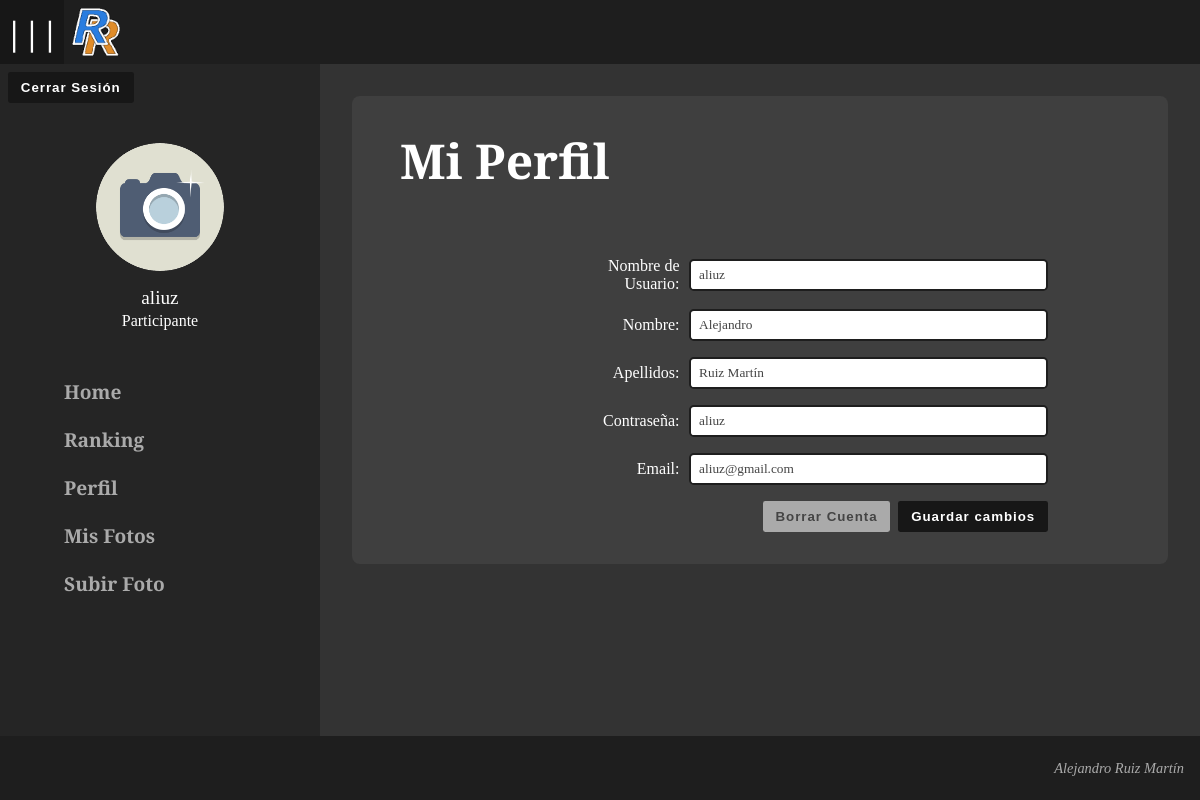
/index.php?id=3 (signed in), run on an earlier commit of the app's database.
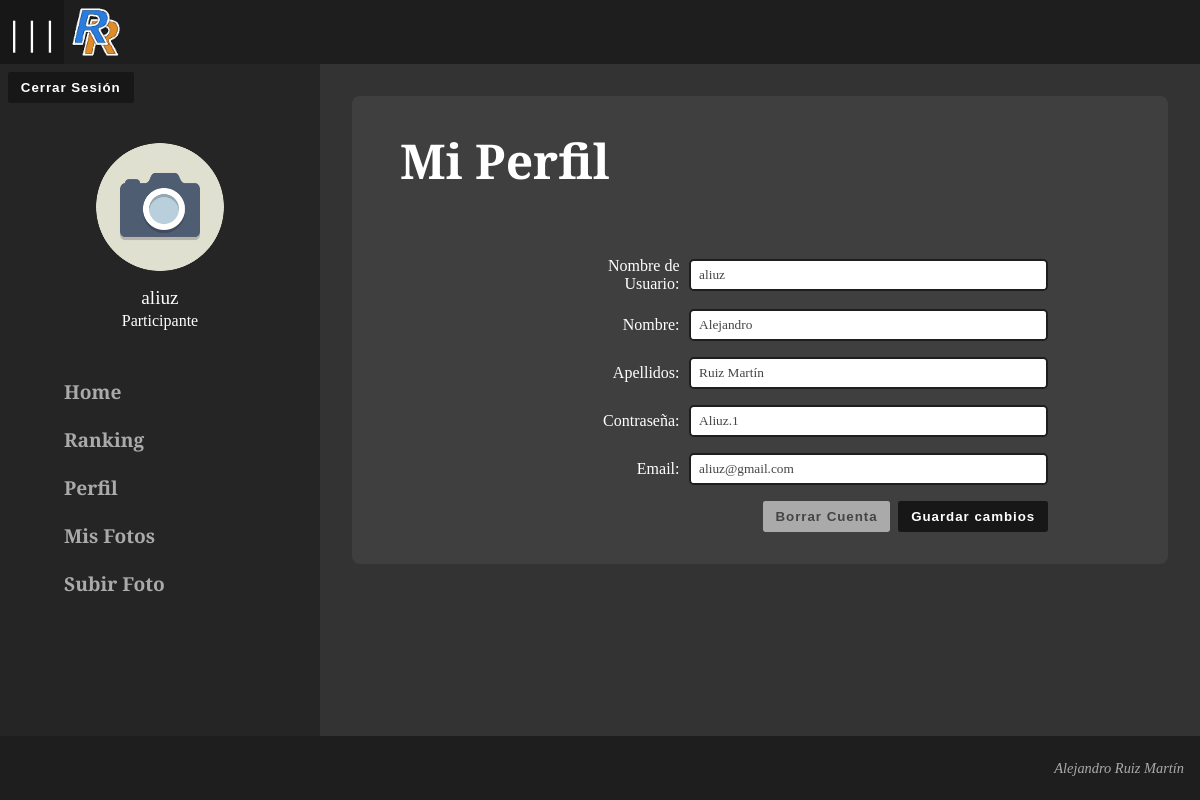
And on a later commit of the database.
### tables this page shows
CREATE TABLE `participantes` (
  `id` int(11) NOT NULL,
  `usuario` varchar(30) DEFAULT NULL,
  `password` varchar(50) DEFAULT NULL,
  `nombre` varchar(50) DEFAULT NULL,
  `apellidos` varchar(150) DEFAULT NULL,
  `email` varchar(320) DEFAULT NULL,
  `fecha_creacion` date DEFAULT NULL,
  `baja` tinyint(1) DEFAULT 0,
  `ultima_actualizacion` datetime DEFAULT NULL,
  `ultimo_usuario` varchar(30) DEFAULT NULL
);

### functions/functions.php (called while the page is built, shortened)
<?php
    require_once("mydb.php");
    require_once("controller.php");
    $sql = array(
        "db" => array(
            "host" => "localhost",
            "user" => "root",
            "pass" => "",
            "db" => "rally_ranking"
        )
    );
    function GetUser(string $usuario) {
        global $sql;
        $mydb = new mydb($sql["db"]);
        $mydb -> querySetter("SELECT * FROM `participantes` WHERE `usuario` COLLATE utf8mb4_bin = '$usuario'");
        $user = $mydb -> fastQuery();
        return($user);
    }
?>

### functions/mydb.php (called while the page is built, shortened)
<?php
    class mydb {
        private ?mysqli $mysqli;
        private ?string $query;
        public function __construct(?array $db = null) {
            $this -> mysqli = new mysqli($db["host"], $db["user"], $db["pass"], $db["db"]) ?? $db;
            $this -> query = '';
        }
        public function querySetter(string $newQuery) {
            $this -> query = $newQuery;
        }
        public function fastQuery() {
            try {
                $this -> result =  $this -> mysqli -> query($this -> query);
                $this -> row = $this -> result -> fetch_object();
                return $this -> row;
            } catch (mysqli_error) {
                echo "<script defer>alert(\"Error al interactuar con la base de datos. Datos:\n\n";
                echo $this -> testVars();
                echo "\");</script>";
            }
        }
        public function __destruct() {
            $this -> mysqli -> kill($this -> mysqli -> thread_id);
        }
    }
?>

### main/profile.php (the view, shortened to what this page needs)
<?php
if (isset($_SESSION['rol'])) {
    if ($_SESSION['rol'] == "Participante"){
        $user_data = GetUser($_SESSION['usuario']);
    } elseif ($_SESSION['rol'] == "Administrador") {
        $user_data = GetUser(GetUserName($_POST['id']));
    }
?>
<div class="card">
    <div class="card-head">
        <span>
            <?php
                if ($_SESSION['rol'] == 'Participante') {
                    echo "Mi Perfil";
                } elseif ($_SESSION['rol'] == 'Administrador') {
                    echo "Perfil de " . $user_data -> nombre . "&nbsp;" . $user_data -> apellidos;
                }
            ?>
        </span>
    </div>
    <div class="card-body">
        <div class="full-body-form max-40-rem">
            <form id="profile-form" method="post">
                <div class="label-input-row-1">
                    <label for="usuario">Nombre&nbsp;de Usuario:</label>
                    <input id="usuario" name="usuario" type="text" value="<?php echo $user_data->usuario;?>" />
                </div>
                <div class="label-input-row-1">
                    <label for="nombre">Nombre:</label>
                    <input id="nombre" name="nombre" type="text" value="<?php echo $user_data->nombre;?>" />
                </div>
                <div class="label-input-row-1">
                    <label for="apellidos">Apellidos:</label>
                    <input id="apellidos" name="apellidos" type="text" value="<?php echo $user_data->apellidos;?>" />
                </div>
                <div class="label-input-row-1">
                    <label for="password">Contraseña:</label>
                    <input id="password" name="password" type="text" value="<?php echo $user_data->password;?>" />
                </div>
                <div class="label-input-row-1">
                    <label for="email">Email:</label>
                    <input id="email" name="email" type="text" value="<?php echo $user_data->email;?>" />
                </div>
                <div class="d-flex justify-content-end column-gap-5">
                    <button class="delete-button" <?php ?>>Borrar Cuenta</button>
                    <button type="submit">Guardar cambios</button>
                </div>
            </form>
        </div>
    </div>
</div>
<?php
} else {
    header("Location:index.php?id=".GetScreenIndex("home"));
}
?>

### index.php (shortened to what this page needs)
<?php
require_once("functions/functions.php");
?>
<!DOCTYPE html>
<html lang="es">
<head>
    <link rel="stylesheet" href="styles/styles.css">
    <link rel="stylesheet" href="styles/rwd.css">
    <link rel="stylesheet" href="styles/palette-dark.css">
    <link rel="stylesheet" href="https://cdnjs.cloudflare.com/ajax/libs/font-awesome/4.7.0/css/font-awesome.min.css">
</head>
<body>
<?php
    Launch("header");
?>
<div class="div-body">
    <?php
        Launch("menu");
    ?>
    <div class="main-section">
        <?php
            Launch($id);
        ?>
    </div>
</div>
<?php
    Launch("footer");
?>
</body>
</html>

### functions/controller.php (shortened to what this page needs)
<?php
$screens = array (
    "1"   => "login",
    "2"   => "sign_in",
    "3"   => "profile",
    "4"   => "home",
    "5"   => "gallery",
    "6"   => "post",
    "7"   => "my_gallery",
    "8"   => "post_status",
    "10"  => "manage_rally",
    "11"  => "manage_requests",
    "12"  => "manage_profiles",
    "13"  => "post_approval",
    "14"  => "ranking",
    "200" => "header",
    "202" => "menu",
    "203" => "footer"
);
function EchoScreenIndex($screen) {
    global $screens;
    echo array_keys($screens,$screen, true)[0]?:"4";
}
function GetScreenIndex($screen) {
    global $screens;
    return array_keys($screens,$screen, true)[0]?:"4";
}
function Launch($screen, $root = "main/", $ext = ".php") {
    global $screens;
    if (in_array($screen, $screens, true)) {
        require_once($root.$screen.$ext);
    } elseif(array_key_exists($screen, $screens) && $screen < 199) {
        require_once($root.$screens[$screen].$ext);
    } else {
        require_once("main/home.php");
    }
}
?>

### main/header.php
<header class="header">
    <div class="burguer-icon">
        <span class="prevent-select">|||</span>
    </div>
    <img
    src="src/logo.png"
    <?php echo("onclick=\"location.href='index.php?id=".GetScreenIndex("home")."'\"");?>
    />
</header>

### main/menu.php (shortened to what this page needs)
<div class="d-flex align-items-stretch">
    <div class="side-menu">
        <div class="sign-button-box">
            <button
                class="sign-button sign-out"
                <?php echo("onclick=\"location.href='"
                    .((isset($_SESSION['usuario']))
                    ?("controller/sign_out.php")
                    :("index.php?id=".GetScreenIndex("login")))
                ."'\"");?>
            >
            <?php echo(isset($_SESSION['usuario'])?"Cerrar Sesión":"Iniciar Sesión");?>
            </button>
        </div>
        <?php
        if(isset($_SESSION['usuario'])){
        ?>
        <div class="side-menu-head">
            <div class="side-menu-img">
                <img src="src/profile_img_<?php echo ($_SESSION['rol']=='Participante')?'part':'admin';?>.gif" class="profile-img" />
            </div>
            <span class="user-name"><?php echo($_SESSION['usuario']??"");?></span>
            <span class="user-rol"><?php echo($_SESSION['rol']??"");?></span>
        </div>
        <?php
        }
        ?>
        <div class="overflow-y">
            <div class="side-menu-body">
                <ul class="side-menu-list">
                    <li><a href="index.php?id=<?php EchoScreenIndex("home");?>">Home</a></li>
                    <li><a href="index.php?id=<?php EchoScreenIndex("ranking");?>">Ranking</a></li>
                    <?php
                    if(!isset($_SESSION['rol'])){
                    ?>
                    <li><a href="index.php?id=<?php EchoScreenIndex("gallery");?>">Galería</a></li>
                    <?php
                    } elseif($_SESSION['rol']=='Participante') {
                    ?>
                    <li><a href="index.php?id=<?php EchoScreenIndex("profile");?>">Perfil</a></li>
                    <li><a href="index.php?id=<?php EchoScreenIndex("my_gallery");?>">Mis Fotos</a></li>
                    <li><a href="index.php?id=<?php ?>">Subir Foto</a></li>
                    <?php
                    }
                    ?>
                </ul>
            </div>
        </div>
    </div>
</div>

### main/footer.php
<div class="footer">
    Alejandro Ruiz Martín
</div>

### styles/styles.css (style rules this page uses)
.header, .footer, .side-menu { color: #aaa; }
.header, .footer { height: 4rem; background-color: var(--color-5); }
.header { display: flex; }
.header img { margin: 0.5rem; cursor: pointer; }
.footer { font-size: 0.9em; font-style: italic; color: var(--color-1); display: flex; justify-content: end; align-items: center; padding: 0.5rem 1rem; }
body { display: flex; flex-direction: column; background-color: var(--color-2); }
.div-body { width: 100%; min-height: 84vh; display: flex; flex-direction: row; }
.main-section { width: 100%; display: flex; flex-direction: row; flex-wrap: wrap; }
.card { width: 100%; height: fit-content; margin: 2rem; padding: 2rem 3rem; background-color: var(--color-1); border-radius: 0.5rem; }
.card-head { margin-bottom: 4rem; }
.card-head span { display: block; font-size: 3rem; font-weight: 600; }
.label-input-row-1 { display: flex; align-items: center; column-gap: 0.6rem; margin-top: 0.5rem; margin-bottom: 1rem; }
.label-input-row-1 label { width: 25%; min-width: 5rem; }
.label-input-row-1 input { width: 75%; }
.full-body-form { margin-right: 10%; margin-left: 10rem; }
.burguer-icon { display: flex; justify-content: center; align-items: center; width: 4rem; height: 100%; font-size: 2rem; font-weight: 600; transition: background-color 0.15 ease-in-out; }
.prevent-select { -webkit-user-select: none; -ms-user-select: none; user-select: none; }
.burguer-icon > span { transition: transform 0.15s ease-in-out; }
.side-menu-head { padding: 2rem 0; display: flex; flex-direction: column; transition: opacity 0.15s ease-in-out; }
.side-menu-img { display:flex; flex-direction: column; padding: 0 6rem; }
.side-menu-head > .user-name { padding-top: 1rem; font-size: 1.2rem; font-weight: 500; text-align: center; }
.side-menu-head > .user-rol { padding-top: 0.2rem; font-weight: 100; text-align: center; }
.sign-button { margin: 0.5rem 0 0.5rem 0.5rem; transition: opacity 0.15s ease-in-out; }
.profile-img { aspect-ratio: 1 / 1; border-radius: 100%; }
.side-menu { width: 20rem; background-color: var(--color-4); overflow-x: hidden; overflow-y: auto; white-space: nowrap; transition: width ease-in-out 0.25s; }
.side-menu-body { transition: all ease-in-out 0.15s; }
.side-menu-list > li { display: flex; height: 3rem; }
.side-menu-list > li > a { width: 100%; padding: 1rem 2rem 1rem 4rem; font-size: 1.2em; font-weight: 600; color: var(--color-1)!important; transition: background-color ease-in-out 0.15s, color ease-in-out 0.15s; }

### styles/rwd.css (style rules this page uses)
.d-flex { display: flex; }
.justify-content-end { justify-content: end; }
.column-gap-5 { column-gap: 0.5rem; }
.max-40-rem { max-width: 40rem; }

### styles/palette-dark.css (style rules this page uses)
* { --color-1: #3f3f3f; --color-2: #333333; --color-3: #2c2c2c; --color-4: #252525; --color-5: #1e1e1e; --color-6: #171717; --color-7: #101010; --color-8: #090909; color: #fff; }
.side-menu-list > li > a, .footer { color: #aaa!important; }
input, select, textarea { color: #444; }
.card { background-color: var(--color-1); }
body { background-color: var(--color-2); }

What changed in the data, as far as the page shows it:
changed participantes "Alejandro": password "aliuz" → "Aliuz.1"
